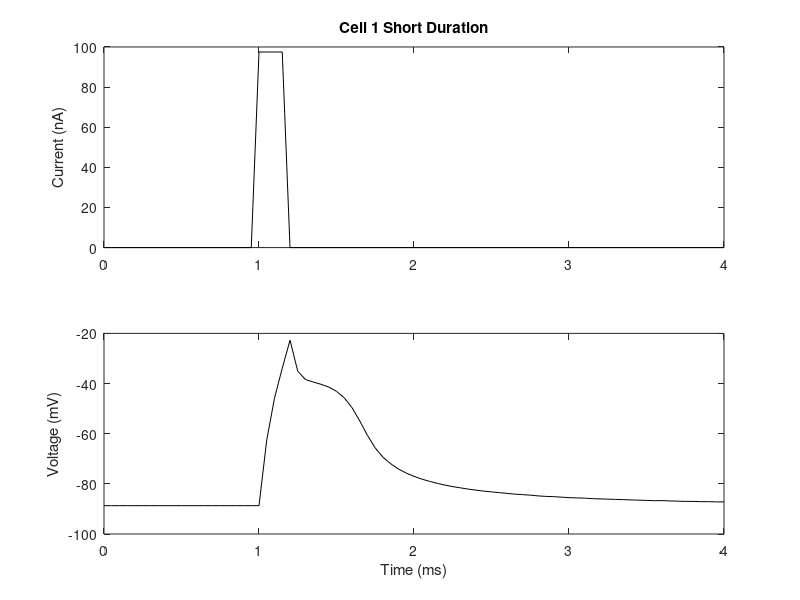
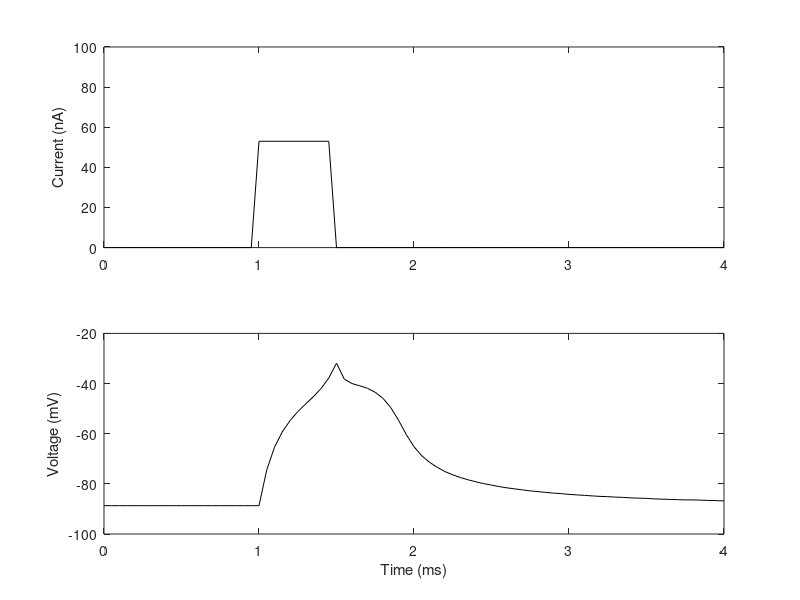
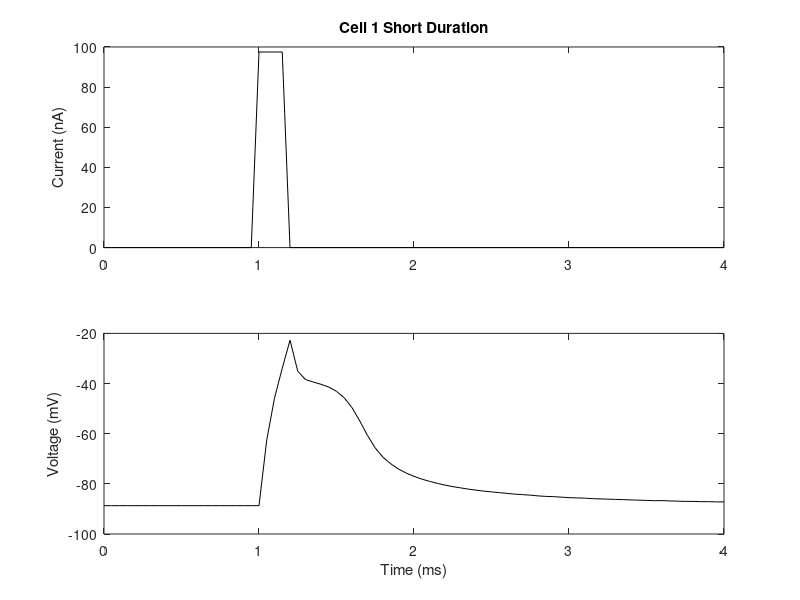
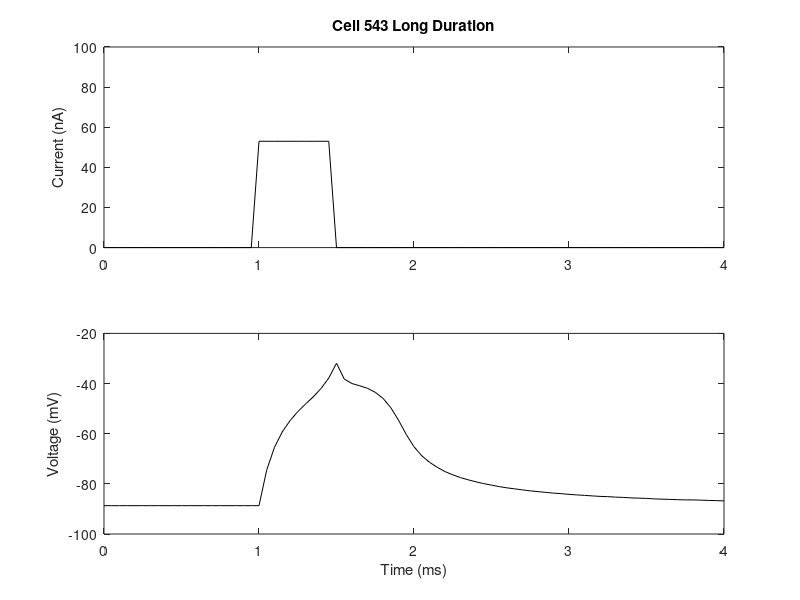

Source code (MATLAB) for these figures, in order:
% Ali H. Bootwala
% Lab Report 1: Threshold Stimulus response Graphs
% 9/13/2013
%% Initialize Workspace
clear; clc
%% Vectors
c48802=load('c488_0p2ms_97p5nA.txt');
c48805=load('c488_0p5ms_53nA.txt');
c54302=load('c543_0p2ms_97p5nA.txt');
c54305=load('c543_0p5ms_53nA.txt');
c67602=load('c676_0p2ms_95nA.txt');
c67605=load('c676_0p5ms_53nA.txt');
c114802=load('c1148_0p2ms_24nA.txt');
c114805=load('c1148_0p5ms_09p7nA.txt');
%%
figure(1);clf
subplot(2,1,1)
plot(c48802(:,1), 97.5.*c48802(:,2), 'k')
title('Cell 1 Short Duration')
axis([0 4 0 100])
ylabel('Current (nA)')
subplot(2,1,2)
plot(c48802(:,1),c48802(:,4), 'k')
axis([0 4 -100 -20])
xlabel('Time (ms)')
ylabel('Voltage (mV)')
print -djpeg cell1shortdur
%%
figure(2);clf
subplot(2,1,1)
plot(c48805(:,1), 53.*c48805(:,2), 'k')
axis([0 4 0 100])
ylabel('Current (nA)')
subplot(2,1,2)
plot(c48805(:,1),c48805(:,4), 'k')
axis([0 4 -100 -20])
xlabel('Time (ms)')
ylabel('Voltage (mV)')
print -djpeg cell1longdur
%%
figure(3);clf
subplot(2,1,1)
plot(c54302(:,1), 97.5.*c54302(:,2), 'k')
title('Cell 1 Short Duration')
axis([0 4 0 100])
ylabel('Current (nA)')
subplot(2,1,2)
plot(c54302(:,1),c54302(:,4), 'k')
axis([0 4 -100 -20])
xlabel('Time (ms)')
ylabel('Voltage (mV)')
print -djpeg cell2shortdur
%%
figure(4);clf
subplot(2,1,1)
plot(c54305(:,1), 53.*c54305(:,2), 'k')
title('Cell 543 Long Duration')
axis([0 4 0 100])
ylabel('Current (nA)')
subplot(2,1,2)
plot(c48805(:,1),c48805(:,4), 'k')
axis([0 4 -100 -20])
xlabel('Time (ms)')
ylabel('Voltage (mV)')
print -djpeg cell2longdur
%%
figure(5);clf
subplot(2,1,1)
plot(c67602(:,1), 97.5.*c67602(:,2), 'k')
title('Cell 676 Short Duration')
title('Cell 1 Short Duration')
axis([0 4 0 100])
ylabel('Current (nA)')
subplot(2,1,2)
plot(c67602(:,1),c67602(:,4), 'k')
axis([0 4 -100 -20])
xlabel('Time (ms)')
ylabel('Voltage (mV)')
print -djpeg cell3shortdur
%%
figure(6);clf
subplot(2,1,1)
title('Cell 676 Long Duration')
plot(c67605(:,1), 53.*c67605(:,2), 'k')
axis([0 4 0 100])
ylabel('Current (nA)')
subplot(2,1,2)
plot(c67605(:,1),c67605(:,4), 'k')
axis([0 4 -100 -20])
xlabel('Time (ms)')
ylabel('Voltage (mV)')
print -djpeg cell3longdur
%%
figure(7);clf
subplot(2,1,1)
plot(c114802(:,1), 24.*c114802(:,2), 'k')
title('Cell 1148 Short Duration')
axis([0 4 0 100])
ylabel('Current (nA)')
subplot(2,1,2)
plot(c48802(:,1),c48802(:,4), 'k')
axis([0 4 -100 -20])
xlabel('Time (ms)')
ylabel('Voltage (mV)')
print -djpeg cell4shortdur
%%
figure(8);clf
subplot(2,1,1)
plot(c114805(:,1), 09.7.*c114805(:,2), 'k')
title('Cell 1148 Long Duration')
axis([0 4 0 100])
ylabel('Current (nA)')
subplot(2,1,2)
plot(c114805(:,1),c114805(:,4), 'k')
axis([0 4 -100 -20])
xlabel('Time (ms)')
ylabel('Voltage (mV)')
print -djpeg cell4longdur